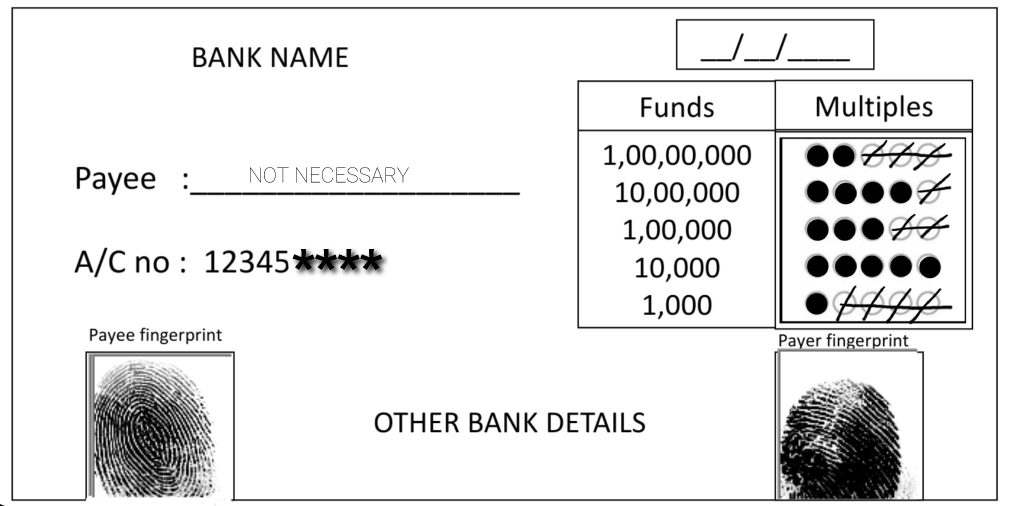
#> input picture Prototype/upload_doc/sample.jpg, 2018 x 1012 px, found by its file name (shown at 1/2 size)
$ python full_crop.py
#> lines starting #> are read from the running program, lines starting #| are printed output that depends on the picture


import cv2
img = cv2.imread("upload_doc/sample.jpg")
#> img is the input picture: shape (1012, 2018, 3); min 0, max 255, mean 230.4
# [rows, columns]

crop = img[ 265:650,1552:1943]
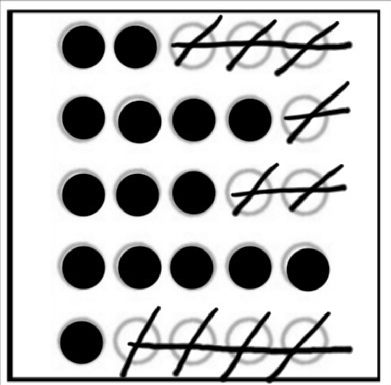
#> crop: shape (385, 391, 3); min 0, max 255, mean 190.2
cv2.imwrite('un_prfy_omr.jpg', crop)
